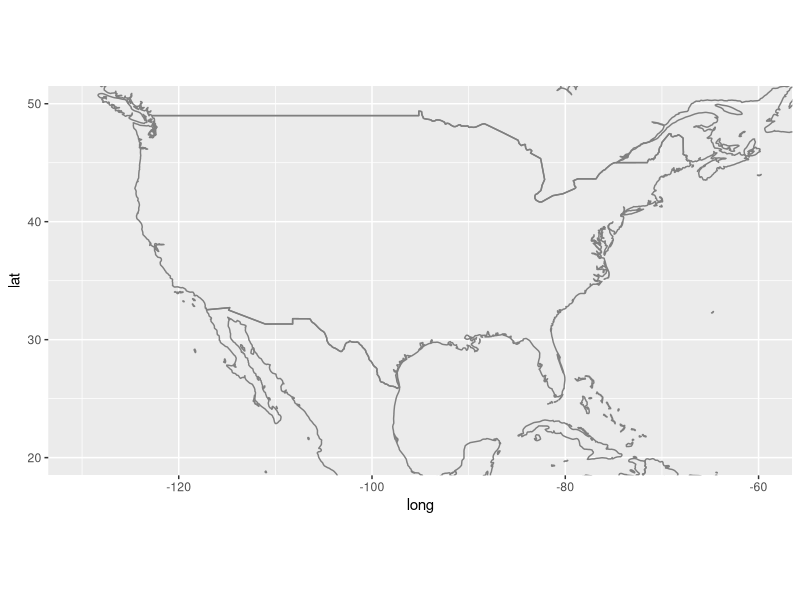

Generate this figure with R:
## ---- chunk 1
knitr::opts_chunk$set(echo = TRUE)
library("tidyverse")
## ---- chunk 2
    storms %>%
      group_by(name, year) %>%
      filter(max(category) == 5) %>%
  ggplot(aes(x = long, y = lat, color = name)) +
        geom_path() + 
        borders("world") + 
        coord_quickmap(xlim = c(-130, -60), ylim = c(20, 50))
    
## ---- chunk 3
## If you pass several vectors to paste0, they are concatenated in a
## vectorized way.
nth <- paste0(1:12, c("st", "nd", "rd", rep("th", 9)))
